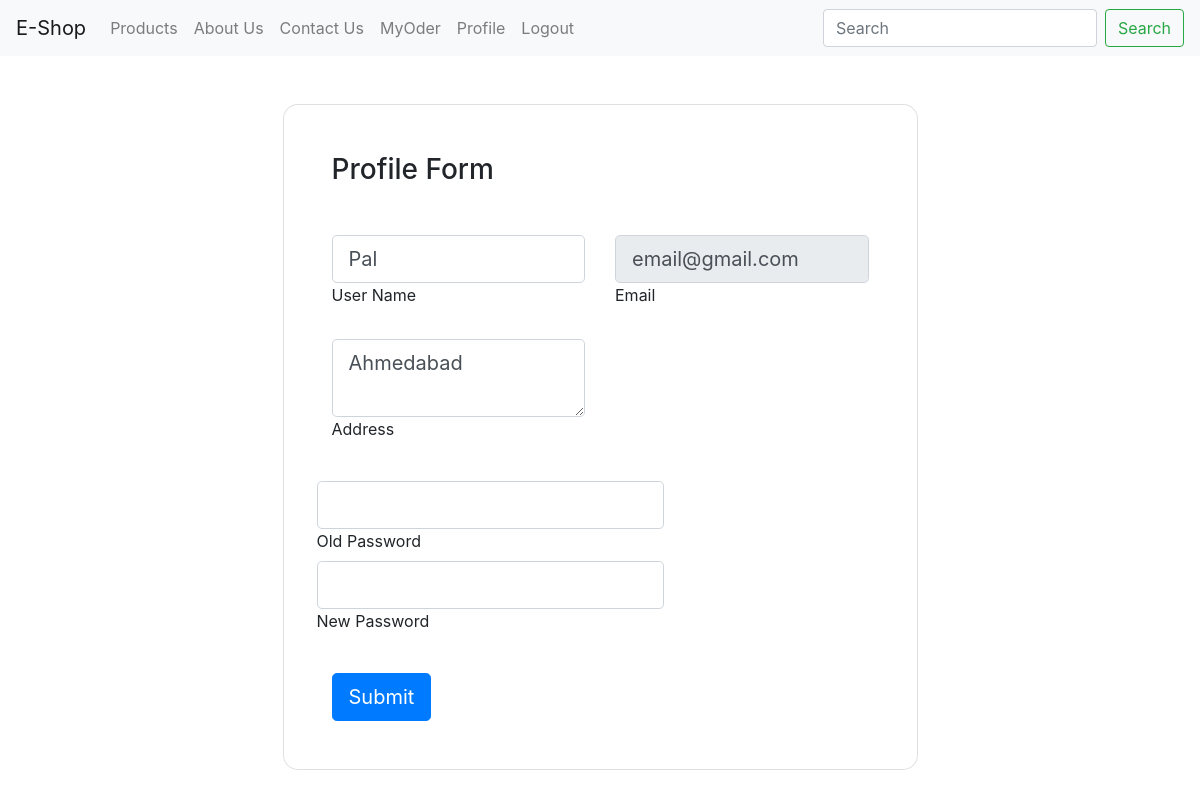
Page /profile/ (signed in) on the committed database.
### E_Shop/models.py (models this page shows)
class UserRegister(models.Model):
    name = models.CharField(max_length=100)
    email = models.EmailField()
    address = models.TextField()
    password = models.CharField(max_length=12)

### E_Shop/views.py (the view, shortened to what this page needs)
# urls.py: path('profile/', profile, name="profile1"),
def profile(request):
    if 'email' in request.session:
        user=UserRegister.objects.get(email=request.session['email'])
        return render(request,'profile.html',{'user':user})
    else:
        return redirect('login')

### E_Shop/templates/profile.html (shortened to what this page needs)
{% extends 'base.html' %}
        {% block abc %}
        <section class="vh-100 gradient-custom">
            <div class="container py-5 h-100">
              <div class="row justify-content-center align-items-center h-100">
                <div class="col-12 col-lg-9 col-xl-7">
                  <div class="card shadow-2-strong card-registration" style="border-radius: 15px;">
                    <div class="card-body p-4 p-md-5">
                      <h3 class="mb-4 pb-2 pb-md-0 mb-md-5">Profile Form</h3>
                      <form method="post">
                        <div class="row">
                          <div class="col-md-6 mb-4">
                            <div class="form-outline">
                              <input type="text" id="firstName" value={{user.name}} name="name" class="form-control form-control-lg" />
                              <label class="form-label" for="firstName">User Name</label>
                            </div>
                          </div>
                          <div class="col-md-6 mb-4">
                            <div class="form-outline">
                                <input type="email" id="emailAddress" value={{user.email}} name="email" class="form-control form-control-lg" readonly />
                                <label class="form-label" for="emailAddress">Email</label>
                              </div>
                          </div>
                        </div>
                        <div class="row">
                          <div class="col-md-6 mb-4 pb-2">
                            <div class="form-outline">
                                <textarea name="address" id="lastName"  class="form-control form-control-lg">{{user.address}}</textarea>
                                <label class="form-label" for="lastName">Address</label>
                              </div>
                          </div>
                          <div class="col-md-6 mb-4 pb-2">
                          </div>
                        </div>
                        <div class="row">
                            <div class="form-outline">
                                <input type="password" id="emailAddress"  name="oldpassword" class="form-control form-control-lg"  />
                                <label class="form-label" for="emailAddress">Old Password</label>
                              </div>
                        </div>
                        <div class="row">
                            <div class="form-outline">
                                <input type="password" id="emailAddress" name="newpassword" class="form-control form-control-lg"  />
                                <label class="form-label" for="emailAddress">New Password</label>
                              </div>
                        </div>
                        <div class="mt-4 pt-2">
                          <input class="btn btn-primary btn-lg" type="submit" value="Submit" />
                        </div>
                      </form>
                    </div>
                  </div>
                </div>
              </div>
            </div>
          </section>
{% endblock %}

### rows in the picture
UserRegister: name "Pal", email "email@gmail.com", address "Ahmedabad"
